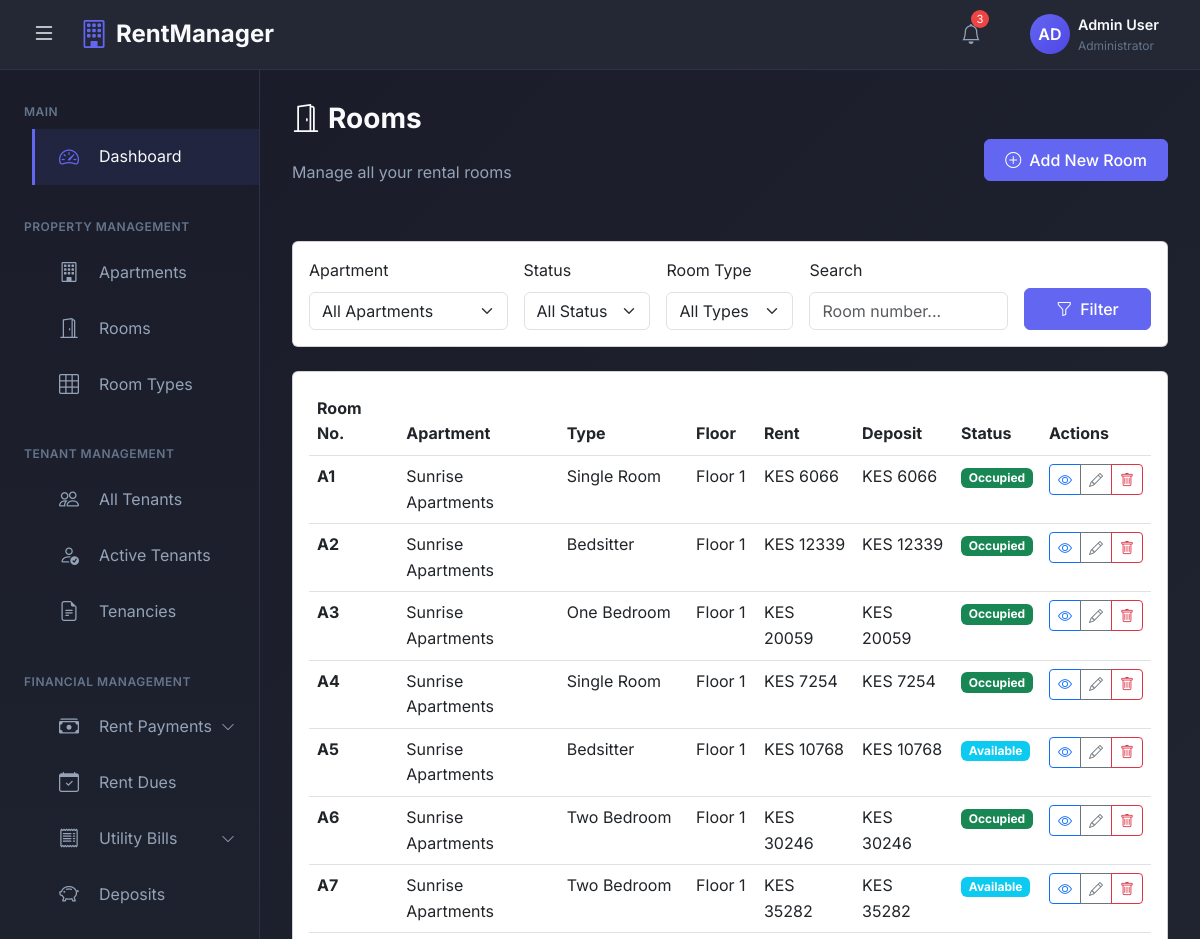
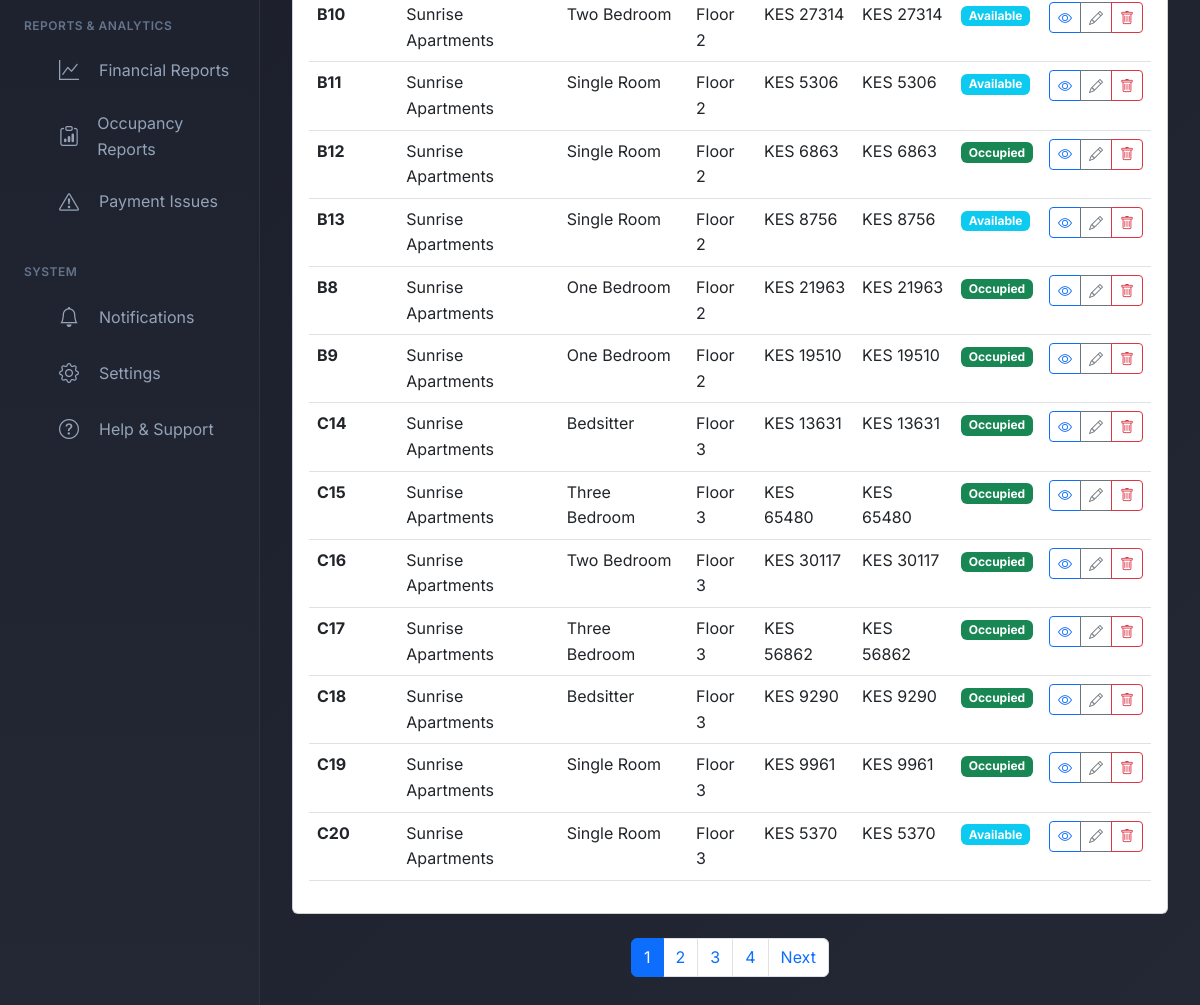
The page /rooms/ (signed in) on the database its author committed (2 pictures, top to bottom).
### rental_app/models.py (models this page shows, shortened)
class Room(models.Model):
    ROOM_STATUS = (
        ('available', 'Available'),
        ('occupied', 'Occupied'),
        ('maintenance', 'Under Maintenance'),
    )
    apartment = models.ForeignKey(Apartment, on_delete=models.CASCADE, related_name='rooms')
    room_number = models.CharField(max_length=10)  # e.g., A1, B2, C3
    room_type = models.ForeignKey(RoomType, on_delete=models.PROTECT)
    floor_number = models.IntegerField(validators=[MinValueValidator(0)])
    has_balcony = models.BooleanField(default=False)
    has_shower = models.BooleanField(default=True)
    has_kitchen_unit = models.BooleanField(default=True)
    has_clothes_cabinet = models.BooleanField(default=True)
    monthly_rent = models.DecimalField(max_digits=10, decimal_places=2, validators=[MinValueValidator(0)])
    deposit_amount = models.DecimalField(max_digits=10, decimal_places=2, validators=[MinValueValidator(0)])
    status = models.CharField(max_length=20, choices=ROOM_STATUS, default='available')
    created_at = models.DateTimeField(auto_now_add=True)
    updated_at = models.DateTimeField(auto_now=True)
    class Meta:
        unique_together = ('apartment', 'room_number')
        ordering = ['floor_number', 'room_number']

class Apartment(models.Model):
    name = models.CharField(max_length=200)
    owner = models.ForeignKey(User, on_delete=models.CASCADE, related_name='apartments', limit_choices_to={'user_type': 'admin'})
    location = models.CharField(max_length=300)
    total_floors = models.IntegerField(validators=[MinValueValidator(1)])
    description = models.TextField(blank=True)
    water_rate_per_unit = models.DecimalField(max_digits=10, decimal_places=2, default=0.00)
    created_at = models.DateTimeField(auto_now_add=True)
    updated_at = models.DateTimeField(auto_now=True)

class RoomType(models.Model):
    ROOM_CHOICES = (
        ('bedsitter', 'Bedsitter'),
        ('single_room', 'Single Room'),
        ('one_bedroom', 'One Bedroom'),
        ('two_bedroom', 'Two Bedroom'),
        ('three_bedroom', 'Three Bedroom'),
    )
    name = models.CharField(max_length=50, choices=ROOM_CHOICES)
    description = models.TextField(blank=True)
    def __str__(self):
        return self.get_name_display()

### rental_app/views.py (the view)
# urls.py: path('rooms/', views.room_list, name='room_list'),
@login_required
def room_list(request):
    rooms = Room.objects.filter(
        apartment__owner=request.user
    ).select_related('apartment', 'room_type').order_by('apartment', 'floor_number', 'room_number')
    apartment_filter = request.GET.get('apartment', '')
    status_filter = request.GET.get('status', '')
    room_type_filter = request.GET.get('room_type', '')
    search_query = request.GET.get('search', '')
    if apartment_filter:
        rooms = rooms.filter(apartment_id=apartment_filter)
    if status_filter:
        rooms = rooms.filter(status=status_filter)
    if room_type_filter:
        rooms = rooms.filter(room_type_id=room_type_filter)
    if search_query:
        rooms = rooms.filter(
            Q(room_number__icontains=search_query) |
            Q(apartment__name__icontains=search_query)
        )
    apartments = Apartment.objects.filter(owner=request.user)
    room_types = RoomType.objects.all()
    paginator = Paginator(rooms, 20)
    page_number = request.GET.get('page')
    rooms_page = paginator.get_page(page_number)
    context = {
        'rooms': rooms_page,
        'apartments': apartments,
        'room_types': room_types,
        'apartment_filter': apartment_filter,
        'status_filter': status_filter,
        'room_type_filter': room_type_filter,
        'search_query': search_query,
        'total_rooms': rooms.count(),
    }
    return render(request, 'rooms/room_list.html', context)

### templates/rooms/room_list.html (shortened to what this page needs)
{% extends 'admin_base.html' %}
{% block content %}
<div class="page-header d-flex justify-content-between align-items-center mb-4">
    <div>
        <h1 class="page-title">
            <i class="bi bi-door-open me-2"></i>Rooms
        </h1>
        <p class="page-subtitle">Manage all your rental rooms</p>
    </div>
    <a href="{% url 'room_create' %}" class="btn btn-primary">
        <i class="bi bi-plus-circle me-2"></i>Add New Room
    </a>
</div>
<div class="card mb-4">
    <div class="card-body">
        <form method="get" class="row g-3">
            <div class="col-md-3">
                <label class="form-label">Apartment</label>
                <select name="apartment" class="form-select">
                    <option value="">All Apartments</option>
                </select>
            </div>
            <div class="col-md-2">
                <label class="form-label">Status</label>
                <select name="status" class="form-select">
                    <option value="">All Status</option>
                </select>
            </div>
            <div class="col-md-2">
                <label class="form-label">Room Type</label>
                <select name="room_type" class="form-select">
                    <option value="">All Types</option>
                </select>
            </div>
            <div class="col-md-3">
                <label class="form-label">Search</label>
                <input type="text" name="search" class="form-control" placeholder="Room number..." value="{{ search_query }}">
            </div>
            <div class="col-md-2 d-flex align-items-end">
                <button type="submit" class="btn btn-primary w-100">
                    <i class="bi bi-funnel me-2"></i>Filter
                </button>
            </div>
        </form>
    </div>
</div>
<div class="card">
    <div class="card-body">
        <div class="table-responsive">
            <table class="table table-hover">
                <thead>
                    <tr>
                        <th>Room No.</th>
                        <th>Apartment</th>
                        <th>Type</th>
                        <th>Floor</th>
                        <th>Rent</th>
                        <th>Deposit</th>
                        <th>Status</th>
                        <th>Actions</th>
                    </tr>
                </thead>
                <tbody>
                    {% for room in rooms %}
                    <tr>
                        <td><strong>{{ room.room_number }}</strong></td>
                        <td>{{ room.apartment.name }}</td>
                        <td>{{ room.room_type }}</td>
                        <td>Floor {{ room.floor_number }}</td>
                        <td>KES {{ room.monthly_rent|floatformat:0 }}</td>
                        <td>KES {{ room.deposit_amount|floatformat:0 }}</td>
                        <td>
                            {% if room.status == 'occupied' %}
                            <span class="badge bg-success">Occupied</span>
                            {% elif room.status == 'available' %}
                            <span class="badge bg-info">Available</span>
                            {% else %}
                            <span class="badge bg-warning">Maintenance</span>
                            {% endif %}
                        </td>
                        <td>
                            <div class="btn-group btn-group-sm">
                                <a href="{% url 'room_detail' room.pk %}" class="btn btn-outline-primary" title="View">
                                    <i class="bi bi-eye"></i>
                                </a>
                                <a href="{% url 'room_edit' room.pk %}" class="btn btn-outline-secondary" title="Edit">
                                    <i class="bi bi-pencil"></i>
                                </a>
                                <button type="button" class="btn btn-outline-danger" title="Delete"
                                        onclick="deleteRoom({{ room.pk }}, '{{ room.room_number }}')">
                                    <i class="bi bi-trash"></i>
                                </button>
                            </div>
                        </td>
                    </tr>
                    {% endfor %}
                </tbody>
            </table>
        </div>
    </div>
</div>
{% if rooms.has_other_pages %}
<nav aria-label="Page navigation" class="mt-4">
    <ul class="pagination justify-content-center">
        {% for num in rooms.paginator.page_range %}
        {% if num == rooms.number %}
        <li class="page-item active"><span class="page-link">{{ num }}</span></li>
        {% else %}
        <li class="page-item">
            <a class="page-link" href="?page={{ num }}">{{ num }}</a>
        </li>
        {% endif %}
        {% endfor %}
        {% if rooms.has_next %}
        <li class="page-item">
            <a class="page-link" href="?page={{ rooms.next_page_number }}">Next</a>
        </li>
        {% endif %}
    </ul>
</nav>
{% endif %}
{% endblock %}

### templates/admin_base.html (shortened to what this page needs)
<!DOCTYPE html>
<html lang="en">
<head>
    <link href="https://cdn.jsdelivr.net/npm/bootstrap@5.3.0/dist/css/bootstrap.min.css" rel="stylesheet">
    <link rel="stylesheet" href="https://cdn.jsdelivr.net/npm/bootstrap-icons@1.11.0/font/bootstrap-icons.css">
</head>
<body>
    <header class="header">
        <div class="header-left">
            <button class="menu-toggle" id="menuToggle">
                <i class="bi bi-list"></i>
            </button>
            <a href="#" class="brand">
                <i class="bi bi-building"></i>
                RentManager
            </a>
        </div>
        <div class="header-right">
            <button class="notification-btn" title="Notifications">
                <i class="bi bi-bell"></i>
                <span class="notification-badge">3</span>
            </button>
            <div class="user-info dropdown">
                <div data-bs-toggle="dropdown" aria-expanded="false" class="d-flex align-items-center gap-2">
                    <div class="user-avatar">AD</div>
                    <div class="user-details">
                        <div class="user-name">Admin User</div>
                        <div class="user-role">Administrator</div>
                    </div>
                </div>
            </div>
        </div>
    </header>
    <aside class="sidebar" id="sidebar">
        <nav class="sidebar-nav">
            <div class="nav-section">
                <div class="nav-section-title">Main</div>
                <ul class="nav-item">
                    <li><a href="{% url 'admin_dashboard'%}" class="nav-link active"><i class="bi bi-speedometer2"></i> Dashboard</a></li>
                </ul>
            </div>
            <div class="nav-section">
                <div class="nav-section-title">Property Management</div>
                <ul class="nav-item">
                    <li><a href="{% url 'apartment_list' %}" class="nav-link"><i class="bi bi-building"></i> Apartments</a></li>
                    <li><a href="{% url 'room_list' %}" class="nav-link"><i class="bi bi-door-open"></i> Rooms</a></li>
                    <li><a href="{% url 'room_type_list' %}" class="nav-link"><i class="bi bi-grid-3x3"></i> Room Types</a></li>
                </ul>
            </div>
            <div class="nav-section">
                <div class="nav-section-title">Tenant Management</div>
                <ul class="nav-item">
                    <li><a href="{% url 'tenant_list' %}" class="nav-link"><i class="bi bi-people"></i> All Tenants</a></li>
                    <li><a href="{% url 'active_tenant_list' %}" class="nav-link"><i class="bi bi-person-check"></i> Active Tenants</a></li>
                    <li><a href="{% url 'tenancy_list' %}" class="nav-link"><i class="bi bi-file-earmark-text"></i> Tenancies</a></li>
                </ul>
            </div>
            <div class="nav-section">
                <div class="nav-section-title">Financial Management</div>
                <ul class="nav-item">
                    <li class="nav-dropdown">
                        <a class="nav-link"><i class="bi bi-cash-stack"></i> Rent Payments</a>
                    </li>
                    <li><a href="{% url 'rent_dues_list' %}" class="nav-link">
                        <i class="bi bi-calendar-check"></i> Rent Dues
                    </a></li>
                    <li class="nav-dropdown">
                        <a class="nav-link"><i class="bi bi-receipt"></i> Utility Bills</a>
                    </li>
                    <li><a href="{% url 'deposits_list' %}" class="nav-link">
                        <i class="bi bi-piggy-bank"></i> Deposits
                    </a></li>
                </ul>
            </div>
            <div class="nav-section">
                <div class="nav-section-title">Reports & Analytics</div>
                <ul class="nav-item">
                    <li><a href="#" class="nav-link"><i class="bi bi-graph-up"></i> Financial Reports</a></li>
                    <li><a href="#" class="nav-link"><i class="bi bi-clipboard-data"></i> Occupancy Reports</a></li>
                    <li><a href="#" class="nav-link"><i class="bi bi-exclamation-triangle"></i> Payment Issues</a></li>
                </ul>
            </div>
            <div class="nav-section">
                <div class="nav-section-title">System</div>
                <ul class="nav-item">
                    <li><a href="#" class="nav-link"><i class="bi bi-bell"></i> Notifications</a></li>
                    <li><a href="#" class="nav-link"><i class="bi bi-gear"></i> Settings</a></li>
                    <li><a href="#" class="nav-link"><i class="bi bi-question-circle"></i> Help & Support</a></li>
                </ul>
            </div>
        </nav>
    </aside>
    <main class="main-content" id="mainContent">
        {% block content %}{% endblock %}
    </main>
</body>
</html>

### rows shown on the page
Room: room_number "A1", apartment.name "Sunrise Apartments", room_type "Single Room", floor_number "1", monthly_rent "6066", deposit_amount "6066", status "Occupied"
Room: room_number "A2", apartment.name "Sunrise Apartments", room_type "Bedsitter", floor_number "1", monthly_rent "12339", deposit_amount "12339", status "Occupied"
Room: room_number "A3", apartment.name "Sunrise Apartments", room_type "One Bedroom", floor_number "1", monthly_rent "20059", deposit_amount "20059", status "Occupied"
Room: room_number "A4", apartment.name "Sunrise Apartments", room_type "Single Room", floor_number "1", monthly_rent "7254", deposit_amount "7254", status "Occupied"
Room: room_number "A5", apartment.name "Sunrise Apartments", room_type "Bedsitter", floor_number "1", monthly_rent "10768", deposit_amount "10768", status "Available"
Room: room_number "A6", apartment.name "Sunrise Apartments", room_type "Two Bedroom", floor_number "1", monthly_rent "30246", deposit_amount "30246", status "Occupied"
Room: room_number "A7", apartment.name "Sunrise Apartments", room_type "Two Bedroom", floor_number "1", monthly_rent "35282", deposit_amount "35282", status "Available"
Room: room_number "B10", apartment.name "Sunrise Apartments", room_type "Two Bedroom", floor_number "2", monthly_rent "27314", deposit_amount "27314", status "Available"
Room: room_number "B11", apartment.name "Sunrise Apartments", room_type "Single Room", floor_number "2", monthly_rent "5306", deposit_amount "5306", status "Available"
Room: room_number "B12", apartment.name "Sunrise Apartments", room_type "Single Room", floor_number "2", monthly_rent "6863", deposit_amount "6863", status "Occupied"
Room: room_number "B13", apartment.name "Sunrise Apartments", room_type "Single Room", floor_number "2", monthly_rent "8756", deposit_amount "8756", status "Available"
Room: room_number "B8", apartment.name "Sunrise Apartments", room_type "One Bedroom", floor_number "2", monthly_rent "21963", deposit_amount "21963", status "Occupied"
Room: room_number "B9", apartment.name "Sunrise Apartments", room_type "One Bedroom", floor_number "2", monthly_rent "19510", deposit_amount "19510", status "Occupied"
Room: room_number "C14", apartment.name "Sunrise Apartments", room_type "Bedsitter", floor_number "3", monthly_rent "13631", deposit_amount "13631", status "Occupied"
Room: room_number "C15", apartment.name "Sunrise Apartments", room_type "Three Bedroom", floor_number "3", monthly_rent "65480", deposit_amount "65480", status "Occupied"
Room: room_number "C16", apartment.name "Sunrise Apartments", room_type "Two Bedroom", floor_number "3", monthly_rent "30117", deposit_amount "30117", status "Occupied"
Room: room_number "C17", apartment.name "Sunrise Apartments", room_type "Three Bedroom", floor_number "3", monthly_rent "56862", deposit_amount "56862", status "Occupied"
Room: room_number "C18", apartment.name "Sunrise Apartments", room_type "Bedsitter", floor_number "3", monthly_rent "9290", deposit_amount "9290", status "Occupied"
Room: room_number "C19", apartment.name "Sunrise Apartments", room_type "Single Room", floor_number "3", monthly_rent "9961", deposit_amount "9961", status "Occupied"
Room: room_number "C20", apartment.name "Sunrise Apartments", room_type "Single Room", floor_number "3", monthly_rent "5370", deposit_amount "5370", status "Available"

### other values the page prints
{{ num }} "1"
{{ num }} "2" "3" "4"
